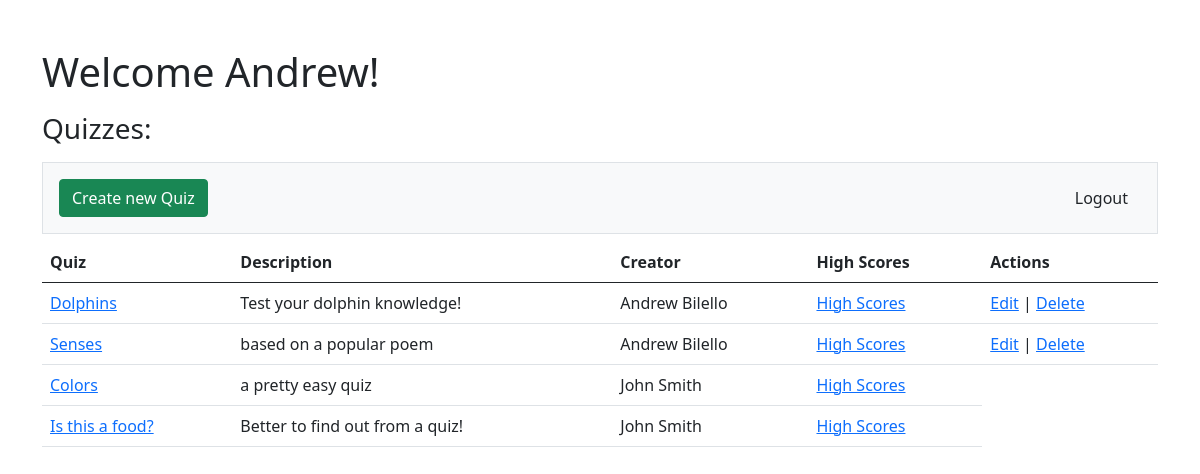
The page /dashboard (signed in) on the database its author committed.
### users/models.py (models this page shows)
class User(models.Model):
    first_name = models.CharField(max_length=45)
    last_name = models.CharField(max_length=45)
    email = models.EmailField(max_length=255)
    password = models.CharField(max_length=255)
    created_at = models.DateTimeField(auto_now_add=True)
    updated_at = models.DateTimeField(auto_now=True)
    objects = UserManager()

### quizzes/models.py (models this page shows)
class Quiz(models.Model):
    title = models.CharField(max_length=255)
    description = models.CharField(max_length=255)
    created_by = models.ForeignKey(User, related_name="quizzes_created", on_delete=models.CASCADE)
    created_at = models.DateTimeField(auto_now_add=True)
    updated_at = models.DateTimeField(auto_now=True)

### quizzes/views.py (the view)
# urls.py: path('dashboard', views.dashboard, name='dashboard'), # dashboard
def dashboard(request):
    context = {
        'all_quizzes': Quiz.objects.all(),
        'this_user' : User.objects.get(id =request.session['user_id'])
    }
    return render(request, 'quizzes/dashboard.html', context)

### templates/quizzes/dashboard.html (shortened to what this page needs)
{% extends 'base.html' %}
{% block content %}
    <div class="container pt-5">
        <h1 class="mb-3">Welcome {{this_user.first_name}}!</h1>
        <h3 class="mb-3">Quizzes:</h3>
        <div class="bg-light border d-flex justify-content-between p-3 mb-2">
            <a class="btn btn-success" href="new_quiz">Create new Quiz</a><a href="logout" class="btn">Logout</a>
        </div>
        <table class="table">
            <thead>
                <th>Quiz</th>
                <th>Description</th>
                <th>Creator</th>
                <th>High Scores</th>
                <th>Actions</th>
            </thead>
            <tbody>
                {% for quiz in all_quizzes %}
                    <tr>
                        <td><a href="/{{quiz.id}}/split_quiz">{{ quiz.title }}</a></td>
                        <td>{{ quiz.description  }}</td>
                        <td>{{ quiz.created_by.first_name  }} {{ quiz.created_by.last_name  }}</td>
                        <td><a href="/{{quiz.id}}/high_score">High Scores</a></td>
                        {% if quiz.created_by.id == request.session.user_id %}
                            <td><a href="/{{quiz.id}}/edit_quiz">Edit</a> | <a href="/{{quiz.id}}/delete_quiz">Delete</a></td>
                        {% endif %}
                    </tr>
                {% endfor %}
            </tbody>
        </table>
    </div>
{% endblock %}

### rows shown on the page
User: first_name "Andrew"
Quiz: title "Dolphins", description "Test your dolphin knowledge!", created_by.first_name "Andrew", created_by.last_name "Bilello"
Quiz: title "Senses", description "based on a popular poem", created_by.first_name "Andrew", created_by.last_name "Bilello"
Quiz: title "Colors", description "a pretty easy quiz", created_by.first_name "John", created_by.last_name "Smith"
Quiz: title "Is this a food?", description "Better to find out from a quiz!", created_by.first_name "John", created_by.last_name "Smith"
